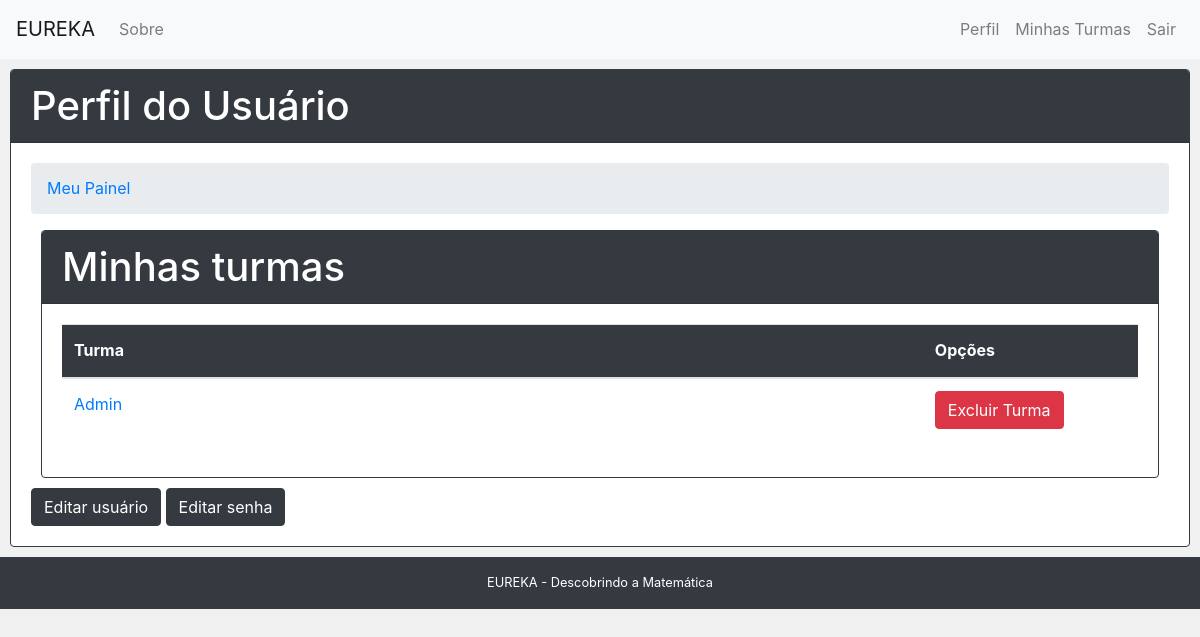
The page /usuario/ (signed in) on the database as committed earlier.
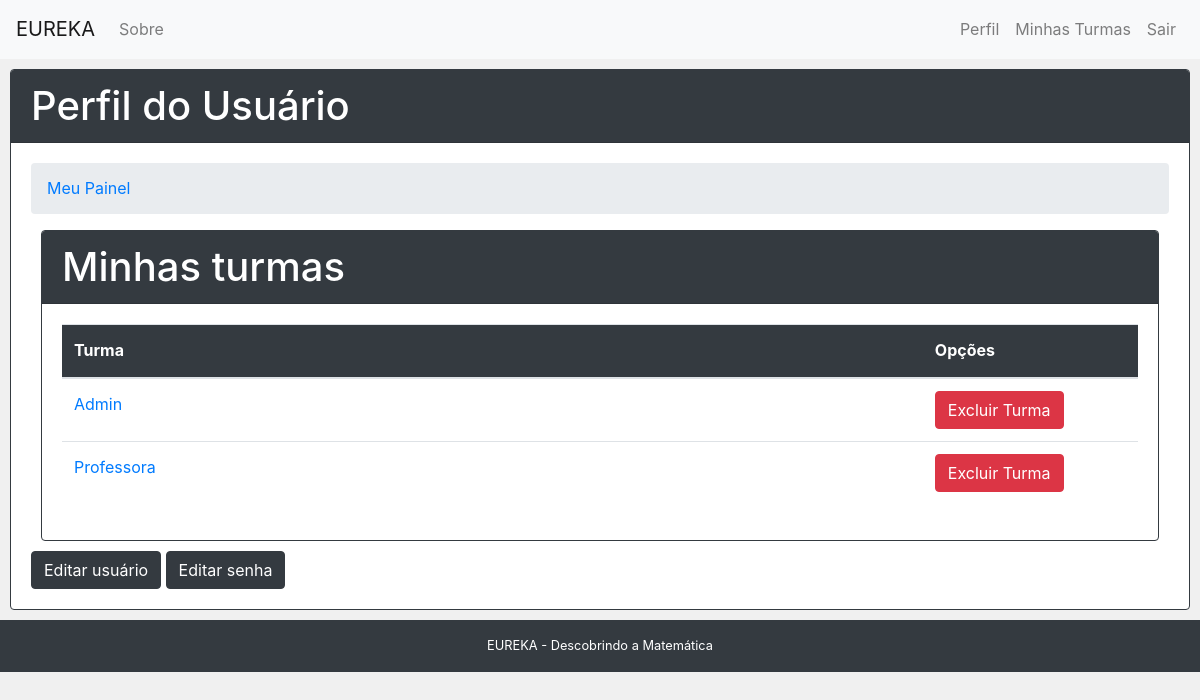
The same page on the database as committed later.
### core/models.py (models this page shows)
class Turma(models.Model):
	COURSE_OPTIONS = (
		('PUBLICA', 'Pública'),
		('PRIVADA', 'Privada'),
	)
	name = models.CharField('Nome', max_length=100)
	course_type = models.CharField('Tipo', max_length=9, choices=COURSE_OPTIONS, default='PUBLICA')
	responsible = models.ForeignKey('Usuario', on_delete=models.CASCADE)
	created_at = models.DateTimeField('Criado em', auto_now_add=True)
	updated_at = models.DateTimeField('Atualizado em', auto_now=True)
	def __str__(self):
		return self.name

### core/views.py (the view)
# urls.py: path('usuario/', views.usuario, name='usuario'),
@login_required
def usuario(request):
	turmas = Turma.objects.filter(responsible= request.user)
	context = {
		'turmas' : turmas
	}
	return render(request,'user/usuario.html', context)

### core/models.py (called while the page is built)
	def __str__(self):
		return self.name

### core/templates/user/usuario.html (shortened to what this page needs)
{% extends "base.html" %}
{% load version %}
{% block content %}
<div class="card cardEspecial">
    <div class="card-header bg-dark text-white">
        <h1>Perfil do Usuário</h1>
    </div>
    <div class="card-body">
        <div class="pure-u-1">
            <ul class="breadcrumb">
                {% block breadcrumb %}
                <li><a href="{% url 'usuario' %}">Meu Painel</a></li>
                {% endblock %}
            </ul>
        </div>
        <div>
            {% block dashboard_content %}
                <div class="card cardEspecial">
                    <div class="card-header bg-dark text-white">
                        <h1>Minhas turmas</h1>
                    </div>
                    <div class="card-body">
                        <table class="table">
                            <thead class="bg-dark text-white">
                                <tr>
                                    <th scope="col">Turma</th>
                                    <th scope="col" style="width: 20%">Opções</th>
                                </tr>
                            </thead>
                            <tbody>
                                {% if user.user_type == 'ALUNO' %}
                                {% load_my_courses user as matriculas %}
                                {% for matricula in matriculas %}
                                    <tr>
                                        <td><a href="{% url 'turma' matricula.turma_id.pk %}">{{ matricula.turma_id }}</a></td>
                                        <td><a href="{% url 'desmatricular' matricula.turma_id.pk %}" class="btn btn-danger">Desinscrever-se</a></td>
                                    </tr>
                                {% empty %}
                                    <tr>
                                        <td>Nenhuma turma disponível...</td>
                                    </tr>
                                {% endfor %}
                            {% else %}
                                {% for turma in turmas %}
                                    <tr>
                                        <td><a href="{% url 'turma' turma.pk %}">{{ turma }}</a></td>
                                        <td><a href="{% url 'desmatricular' turma.pk %}" class="btn btn-danger">Excluir Turma</a></td>
                                    </tr>
                                {% empty %}
                                    <tr>
                                        <td>Nenhuma Turma disponível</td>
                                    </tr>
                                {% endfor %}
                            {% endif %}
                          </tbody>
                        </table>
                    </div>
                </div>
                <form action="{% url 'editar_usuario' %}" style="display:inline-block;">
                    <input type="submit" value="Editar usuário" class="btn btn-dark"/>
                </form>
                <form action="{% url 'editar_senha' %}" style="display:inline-block;">
                    <input type="submit" value="Editar senha" class="btn btn-dark"/>
                </form>
            {% endblock %}
        </div>
    </div>
</div>
{% endblock %}

### core/templates/base.html (shortened to what this page needs)
<!doctype html>
{% load static %}
<html lang="en">
<head>
	<link rel="stylesheet" href="http://yui.yahooapis.com/pure/0.3.0/pure-min.css">
	<link rel="stylesheet" href="https://maxcdn.bootstrapcdn.com/bootstrap/4.1.3/css/bootstrap.min.css"/>
	<link rel="stylesheet" href="{% static 'css/styles.css' %}" />
</head>
<body style="background-color: #F0F0F0;">
<nav class="navbar navbar-expand-md navbar-light bg-light">
    <a class="navbar-brand abs" href="{% url 'home' %}">EUREKA</a>
    <div class="navbar-collapse collapse" id="collapsingNavbar">
        <ul class="navbar-nav">
            <li class="nav-item">
                <a class="nav-link" href="{% url 'sobre' %}">Sobre</a>
            </li>
        </ul>
        <ul class="navbar-nav ml-auto">
            {% if user.is_authenticated %}
	            <li class="nav-item">
	                <a class="nav-link" href="{% url 'usuario' %}">Perfil</a>
	            </li>
	            <li class="nav-item">
	                <a class="nav-link" href="{% url 'index' %}">Minhas Turmas</a>
            	</li>
	            <li class="nav-item">
	                <a class="nav-link" href="{% url 'logout' %}">Sair</a>
	            </li>
	        {% else %}
	            <li class="nav-item">
	                <a class="nav-link" href="{% url 'login' %}">Entrar</a>
	            </li>
	        {% endif %}
        </ul>
    </div>
</nav>
<div class="content">
	{% block content %}{% endblock %}
	<div class="footer">
		EUREKA - Descobrindo a Matemática
	</div>
</div>
</body>
</html>

### core/static/css/styles.css (style rules this page uses)
* { -webkit-box-sizing: border-box; -moz-box-sizing: border-box; box-sizing: border-box; }
body { margin: 0 auto; line-height: 1.7em; }
.footer { background: #2d3e50; color: #fff; text-align: center; padding: 1em; font-size: 80%; }
.footer { background: #343a40; color: white; text-align: center; padding: 1em; font-size: 80%; }
.card { margin-left: 10px; margin-right: 10px; margin-top: 10px; margin-bottom: 10px; border-style: solid; border-color: #343a40; border-width: 1px; }
.cardEspecial { margin-left: 10px; margin-right: 10px; margin-top: 10px; margin-bottom: 10px; }
.cardEspecial h1 { margin-top: 0px; margin-bottom: 0px; }

Rows that differ between the two databases and show on the page:
added Turma: name "Professora"
